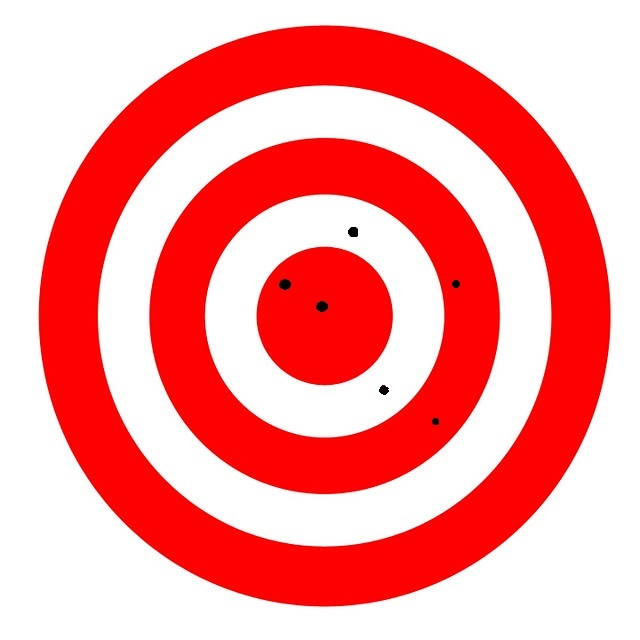
%> input picture 1.1.jpg, 640 x 640 px
$ octave --eval "result = dark(imread('1.1.jpg'));"   (GNU Octave 9; MATLAB toolbox functions it lacks are replaced by stand-ins)
%> lines starting %> are read from the running program, lines starting %| are printed output that depends on the picture; in (x1, y1, x2, y2) boxes, pixels count from 0 and x2, y2 are one past the last pixel; in counts of white or black regions, pixels touching at a corner belong together; the program's own positions count from 1
function [centers , radi , matrix]=dark(Pic)
level = 0.1;
temp= im2bw(Pic,level);
disk = strel('disk', 17);
pic = imbothat(temp,disk);
figure ,imshow(pic),title('hough transform detected img bothat');
[centers, radi,matrix] = imfindcircles(~pic,[14 60],'ObjectPolarity','dark');%15 5000
viscircles(centers, radi,'EdgeColor','r');


pic = imclose(temp,disk);
figure ,imshow(pic),title('hough transform detected img close');
[centers2, radi2,matrix2] = imfindcircles(pic,[12 60],'ObjectPolarity','dark');%15 5000
viscircles(centers2, radi2,'EdgeColor','r')
centers=cat(1,centers,centers2);
radi=cat(1,radi,radi2);
matrix=cat(1,matrix,matrix2);
end
%> in dark, `temp= im2bw(Pic,level);`:
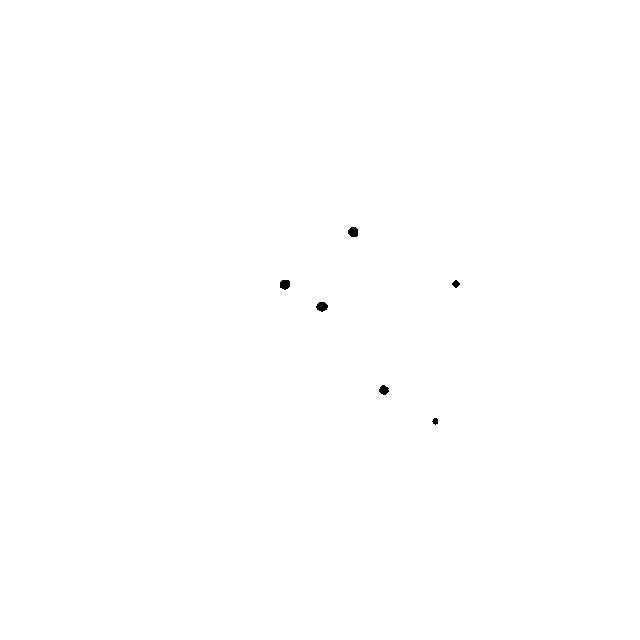
%> temp: size 640x640 logical; 99.9% white; 6 black regions, box (x1, y1, x2, y2) and area: (316, 302, 328, 312) 87, (348, 227, 358, 237) 84, (280, 280, 290, 290) 83, (379, 385, 389, 395) 71, (452, 280, 460, 288) 40, (432, 418, 438, 425) 30
%> in dark, `[centers, radi,matrix] = imfindcircles(~pic,[14 60],'ObjectPolarity','..`: centers = [320.5 320.5]; radi = 14.36; matrix = 0.0388
%> in dark, `viscircles(centers, radi,'EdgeColor','r');`:
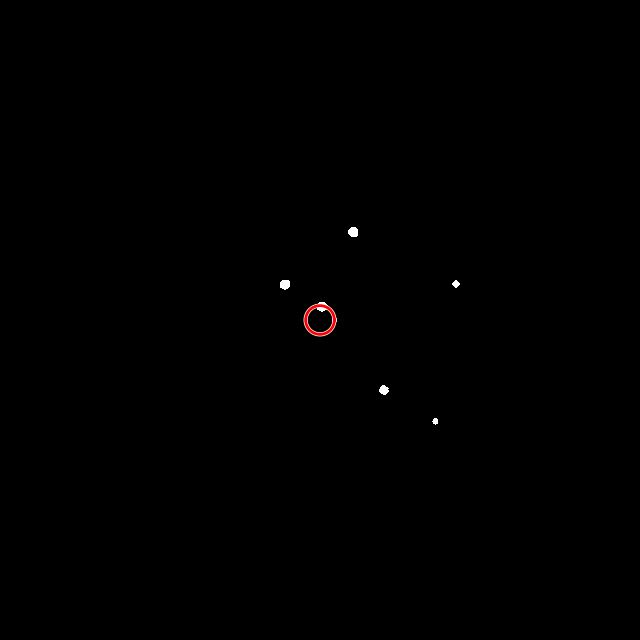
%> figure redrawn from the program's plot data; its title reads 'hough transform detected img bothat'
%> in dark, `pic = imclose(temp,disk);`: pic: size 640x640 logical; every value is 1
%> in dark, `[centers2, radi2,matrix2] = imfindcircles(pic,[12 60],'ObjectPolarity'..`: centers2 = [606.5 320.5]; radi2 = 19.91; matrix2 = 0.143
%> in dark, `centers=cat(1,centers,centers2);`: centers = [320.5 320.5; 606.5 320.5]
%> in dark, `radi=cat(1,radi,radi2);`: radi = [14.36; 19.91]
%> in dark, `matrix=cat(1,matrix,matrix2);`: matrix = [0.0388; 0.143]
%> `result = dark(imread('1.1.jpg'));`:
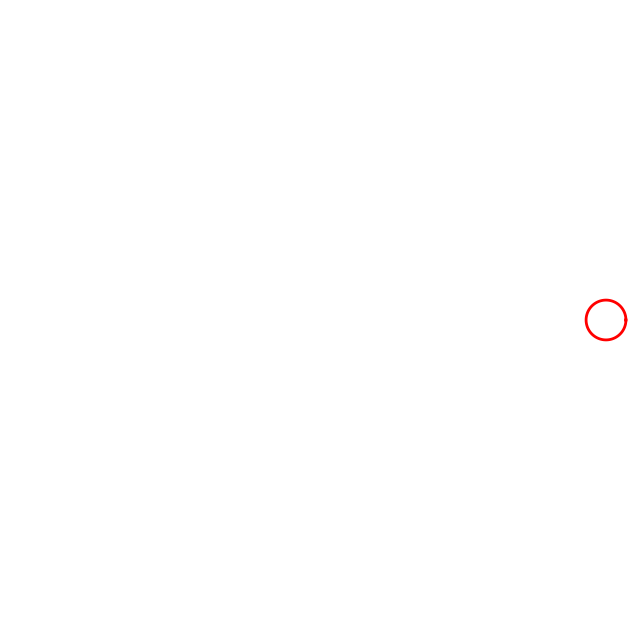
%> figure redrawn from the program's plot data; its title reads 'hough transform detected img close'
%> `result = dark(imread('1.1.jpg'));`: result = [320.5 320.5; 606.5 320.5]

$ run again, on 3.3.jpg
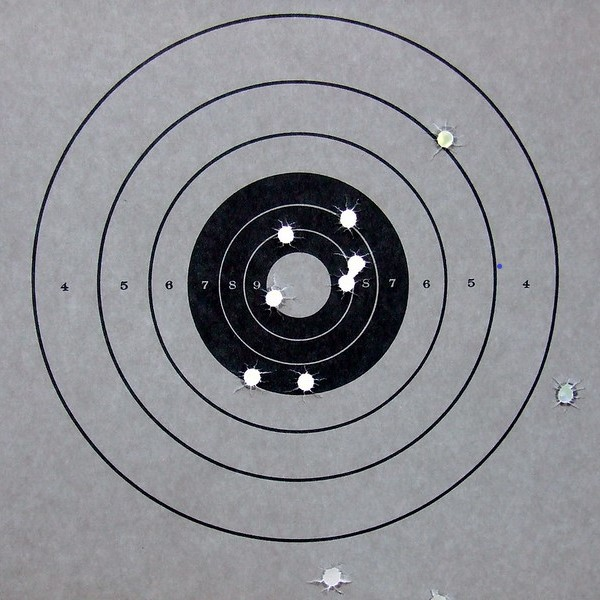
%> input picture 3.3.jpg, 600 x 600 px
%> in dark, `temp= im2bw(Pic,level);`:
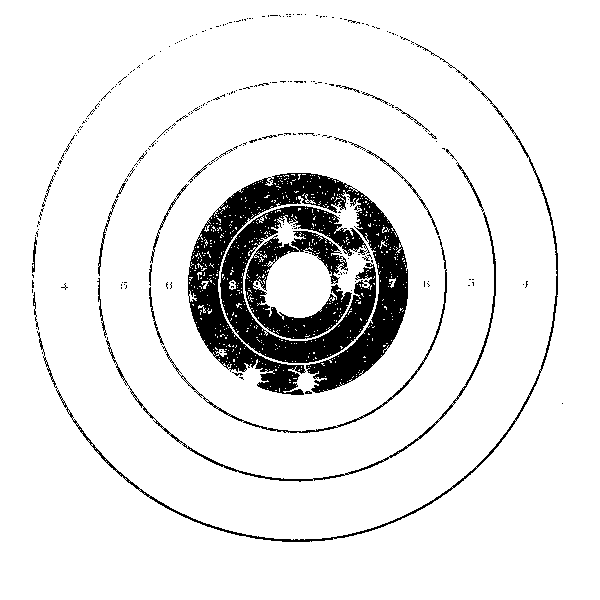
%> temp: size 600x600 logical; 90.4% white; 259 black regions (229 under 20 px), largest, box (x1, y1, x2, y2) and area: (188, 173, 408, 395) 15332, (220, 206, 376, 363) 8006, (245, 231, 352, 339) 4452
%> in dark, `[centers, radi,matrix] = imfindcircles(~pic,[14 60],'ObjectPolarity','..`: centers = [297.7 286.5; 277.7 372.3; 323.9 371.7]; radi = [51.6; 20.4; 16.02]; matrix = [0.285; 0.22; 0.14]
%> in dark, `viscircles(centers, radi,'EdgeColor','r');`:
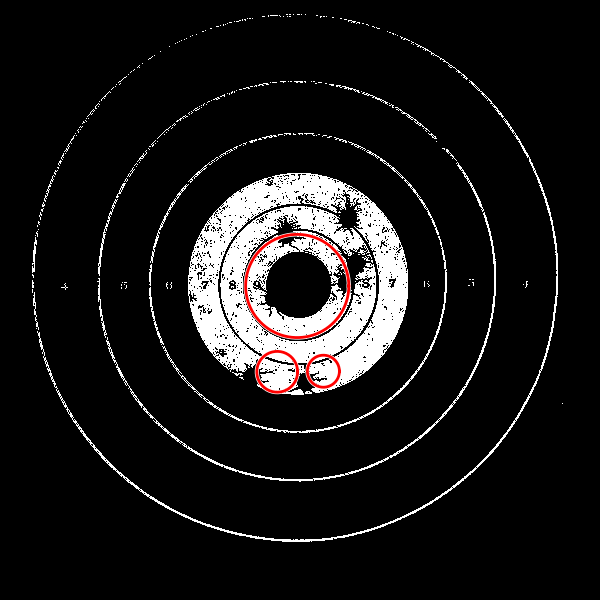
%> figure redrawn from the program's plot data; its title reads 'hough transform detected img bothat'
%> centers2 = [566.5 300.5]; radi2 = 19.91; matrix2 = 0.143
%> in dark, `centers=cat(1,centers,centers2);`: centers = [297.7 286.5; 277.7 372.3; 323.9 371.7; 566.5 300.5]
%> in dark, `radi=cat(1,radi,radi2);`: radi = [51.6; 20.4; 16.02; 19.91]
%> in dark, `matrix=cat(1,matrix,matrix2);`: matrix = [0.285; 0.22; 0.14; 0.143]
%> result has the same summary as centers in dark
